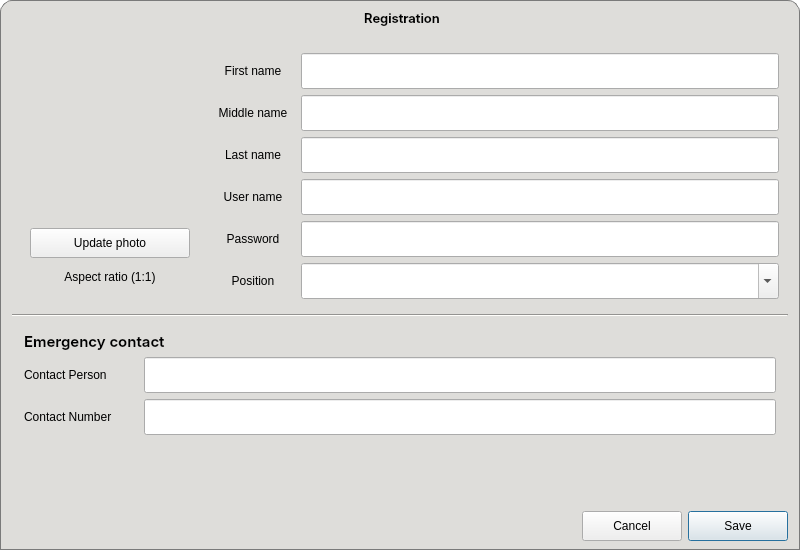
<?xml version="1.0" encoding="UTF-8"?>
<ui version="4.0">
 <class>AddNewUserDialog</class>
 <widget class="QDialog" name="AddNewUserDialog">
  <property name="geometry">
   <rect>
    <x>0</x>
    <y>0</y>
    <width>800</width>
    <height>550</height>
   </rect>
  </property>
  <property name="minimumSize">
   <size>
    <width>800</width>
    <height>550</height>
   </size>
  </property>
  <property name="maximumSize">
   <size>
    <width>1000</width>
    <height>550</height>
   </size>
  </property>
  <property name="windowTitle">
   <string>Registration</string>
  </property>
  <property name="styleSheet">
   <string notr="true">* {
	color: black;
}

#AddNewUserDialog {
	background-color: transparent;
}</string>
  </property>
  <layout class="QVBoxLayout" name="verticalLayout_2">
   <property name="spacing">
    <number>0</number>
   </property>
   <property name="leftMargin">
    <number>0</number>
   </property>
   <property name="topMargin">
    <number>0</number>
   </property>
   <property name="rightMargin">
    <number>0</number>
   </property>
   <property name="bottomMargin">
    <number>0</number>
   </property>
   <item>
    <widget class="QFrame" name="frame_header">
     <property name="minimumSize">
      <size>
       <width>0</width>
       <height>35</height>
      </size>
     </property>
     <property name="maximumSize">
      <size>
       <width>16777215</width>
       <height>35</height>
      </size>
     </property>
     <property name="mouseTracking">
      <bool>true</bool>
     </property>
     <property name="styleSheet">
      <string notr="true">#frame_header {
	background-color: #deddda;
	border-top-left-radius: 12px;
	border-top-right-radius: 12px;
	border: 1px solid #7a7a7a;
	border-bottom: none;
}</string>
     </property>
     <property name="frameShape">
      <enum>QFrame::StyledPanel</enum>
     </property>
     <property name="frameShadow">
      <enum>QFrame::Raised</enum>
     </property>
     <layout class="QHBoxLayout" name="horizontalLayout_6">
      <property name="spacing">
       <number>6</number>
      </property>
      <property name="leftMargin">
       <number>4</number>
      </property>
      <property name="topMargin">
       <number>0</number>
      </property>
      <property name="rightMargin">
       <number>0</number>
      </property>
      <property name="bottomMargin">
       <number>0</number>
      </property>
      <item>
       <widget class="QWidget" name="widget_window_icon" native="true">
        <property name="minimumSize">
         <size>
          <width>72</width>
          <height>34</height>
         </size>
        </property>
        <property name="maximumSize">
         <size>
          <width>72</width>
          <height>34</height>
         </size>
        </property>
        <property name="styleSheet">
         <string notr="true">background: transparent;</string>
        </property>
        <layout class="QHBoxLayout" name="horizontalLayout_4">
         <property name="leftMargin">
          <number>0</number>
         </property>
         <property name="topMargin">
          <number>0</number>
         </property>
         <property name="rightMargin">
          <number>0</number>
         </property>
         <property name="bottomMargin">
          <number>0</number>
         </property>
        </layout>
       </widget>
      </item>
      <item>
       <widget class="QLabel" name="label_windowTitle">
        <property name="font">
         <font>
          <family>Inter SemiBold</family>
          <pointsize>10</pointsize>
          <weight>50</weight>
          <italic>false</italic>
          <bold>false</bold>
         </font>
        </property>
        <property name="styleSheet">
         <string notr="true">background: transparent;
color: rgb(0, 0, 0);
font: 10pt &quot;Inter SemiBold&quot;;</string>
        </property>
        <property name="text">
         <string>Registration</string>
        </property>
        <property name="alignment">
         <set>Qt::AlignCenter</set>
        </property>
       </widget>
      </item>
      <item>
       <widget class="QWidget" name="widget_window_buttons" native="true">
        <property name="minimumSize">
         <size>
          <width>72</width>
          <height>34</height>
         </size>
        </property>
        <property name="maximumSize">
         <size>
          <width>72</width>
          <height>34</height>
         </size>
        </property>
        <property name="styleSheet">
         <string notr="true">background: transparent;</string>
        </property>
        <layout class="QHBoxLayout" name="horizontalLayout_13">
         <property name="leftMargin">
          <number>0</number>
         </property>
         <property name="topMargin">
          <number>0</number>
         </property>
         <property name="rightMargin">
          <number>0</number>
         </property>
         <property name="bottomMargin">
          <number>0</number>
         </property>
         <item>
          <widget class="QPushButton" name="btnMinimize">
           <property name="minimumSize">
            <size>
             <width>24</width>
             <height>24</height>
            </size>
           </property>
           <property name="maximumSize">
            <size>
             <width>24</width>
             <height>24</height>
            </size>
           </property>
           <property name="cursor">
            <cursorShape>PointingHandCursor</cursorShape>
           </property>
           <property name="styleSheet">
            <string notr="true">#btnMinimize {
	border-radius: 12px;
	background-color: transparent;
}

#btnMinimize:hover {
	background-color: rgb(248, 228, 92);
}</string>
           </property>
           <property name="text">
            <string/>
           </property>
           <property name="icon">
            <iconset resource="../resources.qrc">
             <normaloff>:/Images/Images/minimize-sign.png</normaloff>:/Images/Images/minimize-sign.png</iconset>
           </property>
           <property name="iconSize">
            <size>
             <width>12</width>
             <height>12</height>
            </size>
           </property>
          </widget>
         </item>
         <item>
          <widget class="QPushButton" name="btnClose">
           <property name="minimumSize">
            <size>
             <width>24</width>
             <height>24</height>
            </size>
           </property>
           <property name="maximumSize">
            <size>
             <width>24</width>
             <height>24</height>
            </size>
           </property>
           <property name="cursor">
            <cursorShape>PointingHandCursor</cursorShape>
           </property>
           <property name="styleSheet">
            <string notr="true">#btnClose {
	border-radius: 12px;
	background-color: transparent;
}

#btnClose:hover {
	background-color: rgb(246, 97, 81);
}</string>
           </property>
           <property name="text">
            <string/>
           </property>
           <property name="icon">
            <iconset resource="../resources.qrc">
             <normaloff>:/Images/Images/clear.png</normaloff>:/Images/Images/clear.png</iconset>
           </property>
          </widget>
         </item>
        </layout>
       </widget>
      </item>
     </layout>
    </widget>
   </item>
   <item>
    <widget class="QWidget" name="widget_body" native="true">
     <property name="styleSheet">
      <string notr="true">#widget_body {
	background-color: #deddda;
	border: 1px solid #7a7a7a;
	border-top: none;
}

#widget_profile_pic, #grp_info {
	background-color: transparent;
}

*[class=&quot;button-normal&quot;] {
	font: 10pt &quot;Inter&quot;;
	background: qlineargradient(x1:0, y1:0, x2:0, y2:1, 
                                stop:0 #ffffff, 
                                stop:1 #d8ecf6);
	color: black;
	border-radius: 15px;
	border: 1px solid rgb(154, 153, 150);
}

*[class=&quot;button-normal&quot;]:hover {
	background: qlineargradient(x1:0, y1:0, x2:0, y2:1, 
                                stop:0 #ffffff, 
                                stop:1 #f2f6f8);
}

*[class=&quot;button-normal&quot;]:pressed {
    background: qlineargradient(x1:0, y1:0, x2:0, y2:1, 
                                stop:0 #dce5e9, 
                                stop:1 #ffffff);
}

*[class=&quot;button-normal&quot;]:disabled {
	background: #f5f5f5;
	border: 1px solid #dcdcdc;
	color: #aeaeae;
}

QPushButton[class=&quot;button-green&quot;] {
	border: 1px solid #0a5128;
    border-radius: 15px;
    padding: 0px 10px 0px;
    background: qlineargradient(x1:0, y1:0, x2:0, y2:1, 
                                stop:0 #1ebd5d, 
                                stop:1 #107f3f);
    color: #FFF;
    font: 10pt &quot;Inter SemiBold&quot;;
}

QPushButton[class=&quot;button-green&quot;]:hover {
    background: qlineargradient(x1:0, y1:0, x2:0, y2:1, 
                                stop:0 #2ecc71, 
                                stop:1 #27AE60);
}

QPushButton[class=&quot;button-green&quot;]:pressed {
    background: qlineargradient(x1:0, y1:0, x2:0, y2:1, 
                                stop:0 #0b572a, 
                                stop:1 #129046); 
}

QPushButton[class=&quot;button-green&quot;]:disabled {
    background: #A5D6A7;
    color: #E8F5E9;
    opacity: 0.6;
}

*[class=&quot;input-field&quot;] {
	background-color: transparent;
}

*[class=&quot;input-field&quot;] QLineEdit {
	background-color: #ffffff;
	border: 1px solid #999;
	border-left: none;
	border-top-right-radius: 18px;
	border-bottom-right-radius: 18px;
	padding: 0px 8px;
	color: black;
}

*[class=&quot;input-field&quot;] QLabel {
	background-color: #d2d2d2;
	border-left: 1px solid #999;
	border-top: 1px solid #999;
	border-bottom: 1px solid #999;
	border-right: none;
	border-top-left-radius: 18px;
	border-bottom-left-radius: 18px;
	padding-left: 8px;
	color: black;
}

*[class=&quot;input-field&quot;] QComboBox {
	background-color: #FFF;
	border: 1px solid #999;
	border-left: none;
	border-top-right-radius: 18px;
	border-bottom-right-radius: 18px;
	padding-left: 8px;
	color: black;
}

*[class=&quot;input-field&quot;] QComboBox:focus {
	border: 1px solid #007BFF;
}

*[class=&quot;input-field&quot;] QLineEdit:hover,
*[class=&quot;input-field&quot;] QComboBox:hover {
    border: 1px solid #3498db;
}

*[class=&quot;input-field&quot;] QComboBox::drop-down {
    subcontrol-origin: padding;
    subcontrol-position: top right;
    width: 30px;
    border-left-width: 0px;
    /* Match the 15px border-radius of the main control */
    border-top-right-radius: 15px;
    border-bottom-right-radius: 15px;
}

*[class=&quot;input-field&quot;] QComboBox::down-arrow {
    image: url(:/Images/Images/caret-down.png);
    border: none;
    width: 8px;
    height: 8px;
}

*[class=&quot;input-field&quot;] QComboBox QAbstractItemView {
    background-color: white !important;
    border: 1px solid #999;
    selection-background-color: #7eb4d7;
    selection-color: #ffffff;
    outline: 0; /* Removes the ugly dotted focus border */
}

*[class=&quot;input-field&quot;] QComboBox QAbstractItemView::item {
    padding: 0px 15px;
    border-radius: 4px;
    color: #333333;
}

/* Hover state for items inside the dropdown */
QComboBox QAbstractItemView::item:hover {
    background-color: #7eb4d7;
    color: #ffffff;
}</string>
     </property>
     <layout class="QVBoxLayout" name="verticalLayout">
      <property name="spacing">
       <number>6</number>
      </property>
      <property name="leftMargin">
       <number>12</number>
      </property>
      <property name="rightMargin">
       <number>12</number>
      </property>
      <item>
       <widget class="QWidget" name="widget" native="true">
        <property name="styleSheet">
         <string notr="true"/>
        </property>
        <layout class="QHBoxLayout" name="horizontalLayout">
         <property name="leftMargin">
          <number>9</number>
         </property>
         <property name="topMargin">
          <number>9</number>
         </property>
         <property name="rightMargin">
          <number>9</number>
         </property>
         <property name="bottomMargin">
          <number>9</number>
         </property>
         <item>
          <widget class="QWidget" name="widget_profile_pic" native="true">
           <property name="styleSheet">
            <string notr="true">QLabel {
	background: transparent;
}</string>
           </property>
           <layout class="QVBoxLayout" name="verticalLayout_3">
            <item>
             <widget class="QLabel" name="label_profile_pic">
              <property name="minimumSize">
               <size>
                <width>160</width>
                <height>160</height>
               </size>
              </property>
              <property name="maximumSize">
               <size>
                <width>160</width>
                <height>160</height>
               </size>
              </property>
              <property name="text">
               <string/>
              </property>
              <property name="pixmap">
               <pixmap resource="../resources.qrc">:/Images/Images/profile.png</pixmap>
              </property>
              <property name="scaledContents">
               <bool>true</bool>
              </property>
              <property name="alignment">
               <set>Qt::AlignCenter</set>
              </property>
             </widget>
            </item>
            <item>
             <widget class="QPushButton" name="btnUploadPhoto">
              <property name="minimumSize">
               <size>
                <width>0</width>
                <height>30</height>
               </size>
              </property>
              <property name="maximumSize">
               <size>
                <width>16777215</width>
                <height>30</height>
               </size>
              </property>
              <property name="cursor">
               <cursorShape>PointingHandCursor</cursorShape>
              </property>
              <property name="text">
               <string>Update photo</string>
              </property>
              <property name="class" stdset="0">
               <string>button-normal</string>
              </property>
             </widget>
            </item>
            <item>
             <widget class="QLabel" name="label_25">
              <property name="text">
               <string>Aspect ratio (1:1)</string>
              </property>
              <property name="alignment">
               <set>Qt::AlignCenter</set>
              </property>
             </widget>
            </item>
           </layout>
          </widget>
         </item>
         <item>
          <widget class="QWidget" name="grp_info" native="true">
           <layout class="QVBoxLayout" name="verticalLayout_5">
            <property name="leftMargin">
             <number>0</number>
            </property>
            <property name="topMargin">
             <number>0</number>
            </property>
            <property name="rightMargin">
             <number>0</number>
            </property>
            <property name="bottomMargin">
             <number>0</number>
            </property>
            <item>
             <widget class="QWidget" name="widget_4" native="true">
              <property name="minimumSize">
               <size>
                <width>100</width>
                <height>0</height>
               </size>
              </property>
              <property name="class" stdset="0">
               <string>input-field</string>
              </property>
              <layout class="QHBoxLayout" name="horizontalLayout_7">
               <property name="spacing">
                <number>0</number>
               </property>
               <property name="leftMargin">
                <number>0</number>
               </property>
               <property name="topMargin">
                <number>0</number>
               </property>
               <property name="rightMargin">
                <number>0</number>
               </property>
               <property name="bottomMargin">
                <number>0</number>
               </property>
               <item>
                <widget class="QLabel" name="label_8">
                 <property name="minimumSize">
                  <size>
                   <width>96</width>
                   <height>36</height>
                  </size>
                 </property>
                 <property name="maximumSize">
                  <size>
                   <width>16777215</width>
                   <height>36</height>
                  </size>
                 </property>
                 <property name="text">
                  <string>First name</string>
                 </property>
                 <property name="alignment">
                  <set>Qt::AlignCenter</set>
                 </property>
                </widget>
               </item>
               <item>
                <widget class="QLineEdit" name="lineEdit_firstname">
                 <property name="minimumSize">
                  <size>
                   <width>0</width>
                   <height>36</height>
                  </size>
                 </property>
                 <property name="maximumSize">
                  <size>
                   <width>16777215</width>
                   <height>36</height>
                  </size>
                 </property>
                 <property name="styleSheet">
                  <string notr="true"/>
                 </property>
                </widget>
               </item>
              </layout>
             </widget>
            </item>
            <item>
             <widget class="QWidget" name="widget_5" native="true">
              <property name="minimumSize">
               <size>
                <width>100</width>
                <height>0</height>
               </size>
              </property>
              <property name="class" stdset="0">
               <string>input-field</string>
              </property>
              <layout class="QHBoxLayout" name="horizontalLayout_8">
               <property name="spacing">
                <number>0</number>
               </property>
               <property name="leftMargin">
                <number>0</number>
               </property>
               <property name="topMargin">
                <number>0</number>
               </property>
               <property name="rightMargin">
                <number>0</number>
               </property>
               <property name="bottomMargin">
                <number>0</number>
               </property>
               <item>
                <widget class="QLabel" name="label_9">
                 <property name="minimumSize">
                  <size>
                   <width>96</width>
                   <height>36</height>
                  </size>
                 </property>
                 <property name="maximumSize">
                  <size>
                   <width>16777215</width>
                   <height>36</height>
                  </size>
                 </property>
                 <property name="text">
                  <string>Middle name</string>
                 </property>
                 <property name="alignment">
                  <set>Qt::AlignCenter</set>
                 </property>
                </widget>
               </item>
               <item>
                <widget class="QLineEdit" name="lineEdit_middlename">
                 <property name="minimumSize">
                  <size>
                   <width>0</width>
                   <height>36</height>
                  </size>
                 </property>
                 <property name="maximumSize">
                  <size>
                   <width>16777215</width>
                   <height>36</height>
                  </size>
                 </property>
                 <property name="styleSheet">
                  <string notr="true"/>
                 </property>
                </widget>
               </item>
              </layout>
             </widget>
            </item>
            <item>
             <widget class="QWidget" name="widget_6" native="true">
              <property name="minimumSize">
               <size>
                <width>100</width>
                <height>0</height>
               </size>
              </property>
              <property name="class" stdset="0">
               <string>input-field</string>
              </property>
              <layout class="QHBoxLayout" name="horizontalLayout_9">
               <property name="spacing">
                <number>0</number>
               </property>
               <property name="leftMargin">
                <number>0</number>
               </property>
               <property name="topMargin">
                <number>0</number>
               </property>
               <property name="rightMargin">
                <number>0</number>
               </property>
               <property name="bottomMargin">
                <number>0</number>
               </property>
               <item>
                <widget class="QLabel" name="label_10">
                 <property name="minimumSize">
                  <size>
                   <width>96</width>
                   <height>36</height>
                  </size>
                 </property>
                 <property name="maximumSize">
                  <size>
                   <width>16777215</width>
                   <height>36</height>
                  </size>
                 </property>
                 <property name="text">
                  <string>Last name</string>
                 </property>
                 <property name="alignment">
                  <set>Qt::AlignCenter</set>
                 </property>
                </widget>
               </item>
               <item>
                <widget class="QLineEdit" name="lineEdit_lastname">
                 <property name="minimumSize">
                  <size>
                   <width>0</width>
                   <height>36</height>
                  </size>
                 </property>
                 <property name="maximumSize">
                  <size>
                   <width>16777215</width>
                   <height>36</height>
                  </size>
                 </property>
                 <property name="styleSheet">
                  <string notr="true"/>
                 </property>
                </widget>
               </item>
              </layout>
             </widget>
            </item>
            <item>
             <widget class="QWidget" name="widget_7" native="true">
              <property name="minimumSize">
               <size>
                <width>100</width>
                <height>0</height>
               </size>
              </property>
              <property name="class" stdset="0">
               <string>input-field</string>
              </property>
              <layout class="QHBoxLayout" name="horizontalLayout_10">
               <property name="spacing">
                <number>0</number>
               </property>
               <property name="leftMargin">
                <number>0</number>
               </property>
               <property name="topMargin">
                <number>0</number>
               </property>
               <property name="rightMargin">
                <number>0</number>
               </property>
               <property name="bottomMargin">
                <number>0</number>
               </property>
               <item>
                <widget class="QLabel" name="label_11">
                 <property name="minimumSize">
                  <size>
                   <width>96</width>
                   <height>36</height>
                  </size>
                 </property>
                 <property name="maximumSize">
                  <size>
                   <width>16777215</width>
                   <height>36</height>
                  </size>
                 </property>
                 <property name="text">
                  <string>User name</string>
                 </property>
                 <property name="alignment">
                  <set>Qt::AlignCenter</set>
                 </property>
                </widget>
               </item>
               <item>
                <widget class="QLineEdit" name="lineEdit_username">
                 <property name="minimumSize">
                  <size>
                   <width>0</width>
                   <height>36</height>
                  </size>
                 </property>
                 <property name="maximumSize">
                  <size>
                   <width>16777215</width>
                   <height>36</height>
                  </size>
                 </property>
                 <property name="styleSheet">
                  <string notr="true"/>
                 </property>
                </widget>
               </item>
              </layout>
             </widget>
            </item>
            <item>
             <widget class="QWidget" name="widget_8" native="true">
              <property name="minimumSize">
               <size>
                <width>100</width>
                <height>0</height>
               </size>
              </property>
              <property name="class" stdset="0">
               <string>input-field</string>
              </property>
              <layout class="QHBoxLayout" name="horizontalLayout_11">
               <property name="spacing">
                <number>0</number>
               </property>
               <property name="leftMargin">
                <number>0</number>
               </property>
               <property name="topMargin">
                <number>0</number>
               </property>
               <property name="rightMargin">
                <number>0</number>
               </property>
               <property name="bottomMargin">
                <number>0</number>
               </property>
               <item>
                <widget class="QLabel" name="label_12">
                 <property name="minimumSize">
                  <size>
                   <width>96</width>
                   <height>36</height>
                  </size>
                 </property>
                 <property name="maximumSize">
                  <size>
                   <width>16777215</width>
                   <height>36</height>
                  </size>
                 </property>
                 <property name="text">
                  <string>Password</string>
                 </property>
                 <property name="alignment">
                  <set>Qt::AlignCenter</set>
                 </property>
                </widget>
               </item>
               <item>
                <widget class="QLineEdit" name="lineEdit_password">
                 <property name="minimumSize">
                  <size>
                   <width>0</width>
                   <height>36</height>
                  </size>
                 </property>
                 <property name="maximumSize">
                  <size>
                   <width>16777215</width>
                   <height>36</height>
                  </size>
                 </property>
                 <property name="styleSheet">
                  <string notr="true"/>
                 </property>
                 <property name="echoMode">
                  <enum>QLineEdit::PasswordEchoOnEdit</enum>
                 </property>
                </widget>
               </item>
              </layout>
             </widget>
            </item>
            <item>
             <widget class="QWidget" name="widget_9" native="true">
              <property name="minimumSize">
               <size>
                <width>100</width>
                <height>0</height>
               </size>
              </property>
              <property name="class" stdset="0">
               <string>input-field</string>
              </property>
              <layout class="QHBoxLayout" name="horizontalLayout_12">
               <property name="spacing">
                <number>0</number>
               </property>
               <property name="leftMargin">
                <number>0</number>
               </property>
               <property name="topMargin">
                <number>0</number>
               </property>
               <property name="rightMargin">
                <number>0</number>
               </property>
               <property name="bottomMargin">
                <number>0</number>
               </property>
               <item>
                <widget class="QLabel" name="label_13">
                 <property name="minimumSize">
                  <size>
                   <width>96</width>
                   <height>36</height>
                  </size>
                 </property>
                 <property name="maximumSize">
                  <size>
                   <width>96</width>
                   <height>36</height>
                  </size>
                 </property>
                 <property name="text">
                  <string>Position</string>
                 </property>
                 <property name="alignment">
                  <set>Qt::AlignCenter</set>
                 </property>
                </widget>
               </item>
               <item>
                <widget class="QComboBox" name="comboBox_position">
                 <property name="minimumSize">
                  <size>
                   <width>0</width>
                   <height>36</height>
                  </size>
                 </property>
                 <property name="maximumSize">
                  <size>
                   <width>16777215</width>
                   <height>36</height>
                  </size>
                 </property>
                 <property name="styleSheet">
                  <string notr="true"/>
                 </property>
                 <property name="editable">
                  <bool>true</bool>
                 </property>
                </widget>
               </item>
              </layout>
             </widget>
            </item>
           </layout>
          </widget>
         </item>
        </layout>
       </widget>
      </item>
      <item>
       <widget class="Line" name="line">
        <property name="styleSheet">
         <string notr="true">background-color: rgb(222, 221, 218);</string>
        </property>
        <property name="orientation">
         <enum>Qt::Horizontal</enum>
        </property>
       </widget>
      </item>
      <item>
       <widget class="QWidget" name="widget_emergency_contact" native="true">
        <property name="enabled">
         <bool>true</bool>
        </property>
        <property name="styleSheet">
         <string notr="true"/>
        </property>
        <layout class="QVBoxLayout" name="verticalLayout_4">
         <property name="leftMargin">
          <number>12</number>
         </property>
         <property name="rightMargin">
          <number>12</number>
         </property>
         <item>
          <widget class="QLabel" name="label_24">
           <property name="font">
            <font>
             <family>Inter SemiBold</family>
             <pointsize>11</pointsize>
             <weight>50</weight>
             <bold>false</bold>
            </font>
           </property>
           <property name="text">
            <string>Emergency contact</string>
           </property>
           <property name="alignment">
            <set>Qt::AlignLeading|Qt::AlignLeft|Qt::AlignVCenter</set>
           </property>
          </widget>
         </item>
         <item>
          <widget class="QWidget" name="widget_2" native="true">
           <property name="minimumSize">
            <size>
             <width>33</width>
             <height>30</height>
            </size>
           </property>
           <property name="class" stdset="0">
            <string>input-field</string>
           </property>
           <layout class="QHBoxLayout" name="horizontalLayout_3">
            <property name="spacing">
             <number>0</number>
            </property>
            <property name="leftMargin">
             <number>0</number>
            </property>
            <property name="topMargin">
             <number>0</number>
            </property>
            <property name="rightMargin">
             <number>0</number>
            </property>
            <property name="bottomMargin">
             <number>0</number>
            </property>
            <item>
             <widget class="QLabel" name="label_22">
              <property name="minimumSize">
               <size>
                <width>120</width>
                <height>36</height>
               </size>
              </property>
              <property name="maximumSize">
               <size>
                <width>120</width>
                <height>36</height>
               </size>
              </property>
              <property name="text">
               <string>Contact Person</string>
              </property>
             </widget>
            </item>
            <item>
             <widget class="QLineEdit" name="txtContactPerson">
              <property name="minimumSize">
               <size>
                <width>0</width>
                <height>36</height>
               </size>
              </property>
              <property name="maximumSize">
               <size>
                <width>16777215</width>
                <height>36</height>
               </size>
              </property>
              <property name="styleSheet">
               <string notr="true"/>
              </property>
             </widget>
            </item>
           </layout>
          </widget>
         </item>
         <item>
          <widget class="QWidget" name="widget_3" native="true">
           <property name="minimumSize">
            <size>
             <width>100</width>
             <height>0</height>
            </size>
           </property>
           <property name="class" stdset="0">
            <string>input-field</string>
           </property>
           <layout class="QHBoxLayout" name="horizontalLayout_5">
            <property name="spacing">
             <number>0</number>
            </property>
            <property name="leftMargin">
             <number>0</number>
            </property>
            <property name="topMargin">
             <number>0</number>
            </property>
            <property name="rightMargin">
             <number>0</number>
            </property>
            <property name="bottomMargin">
             <number>0</number>
            </property>
            <item>
             <widget class="QLabel" name="label_23">
              <property name="minimumSize">
               <size>
                <width>120</width>
                <height>36</height>
               </size>
              </property>
              <property name="maximumSize">
               <size>
                <width>120</width>
                <height>36</height>
               </size>
              </property>
              <property name="text">
               <string>Contact Number</string>
              </property>
             </widget>
            </item>
            <item>
             <widget class="QLineEdit" name="txtContactNum">
              <property name="minimumSize">
               <size>
                <width>0</width>
                <height>36</height>
               </size>
              </property>
              <property name="maximumSize">
               <size>
                <width>16777215</width>
                <height>36</height>
               </size>
              </property>
              <property name="styleSheet">
               <string notr="true"/>
              </property>
             </widget>
            </item>
           </layout>
          </widget>
         </item>
        </layout>
       </widget>
      </item>
      <item>
       <spacer name="verticalSpacer">
        <property name="orientation">
         <enum>Qt::Vertical</enum>
        </property>
        <property name="sizeHint" stdset="0">
         <size>
          <width>20</width>
          <height>40</height>
         </size>
        </property>
       </spacer>
      </item>
      <item>
       <layout class="QHBoxLayout" name="horizontalLayout_2">
        <item>
         <spacer name="horizontalSpacer_2">
          <property name="orientation">
           <enum>Qt::Horizontal</enum>
          </property>
          <property name="sizeHint" stdset="0">
           <size>
            <width>40</width>
            <height>20</height>
           </size>
          </property>
         </spacer>
        </item>
        <item>
         <widget class="QPushButton" name="btnCancel">
          <property name="minimumSize">
           <size>
            <width>100</width>
            <height>30</height>
           </size>
          </property>
          <property name="maximumSize">
           <size>
            <width>100</width>
            <height>30</height>
           </size>
          </property>
          <property name="cursor">
           <cursorShape>PointingHandCursor</cursorShape>
          </property>
          <property name="text">
           <string>Cancel</string>
          </property>
          <property name="class" stdset="0">
           <string>button-normal</string>
          </property>
         </widget>
        </item>
        <item>
         <widget class="QPushButton" name="btnSave">
          <property name="minimumSize">
           <size>
            <width>100</width>
            <height>30</height>
           </size>
          </property>
          <property name="maximumSize">
           <size>
            <width>100</width>
            <height>30</height>
           </size>
          </property>
          <property name="cursor">
           <cursorShape>PointingHandCursor</cursorShape>
          </property>
          <property name="text">
           <string>Save</string>
          </property>
          <property name="default">
           <bool>true</bool>
          </property>
          <property name="class" stdset="0">
           <string>button-green</string>
          </property>
         </widget>
        </item>
       </layout>
      </item>
     </layout>
    </widget>
   </item>
  </layout>
 </widget>
 <resources>
  <include location="../resources.qrc"/>
 </resources>
 <connections/>
</ui>
